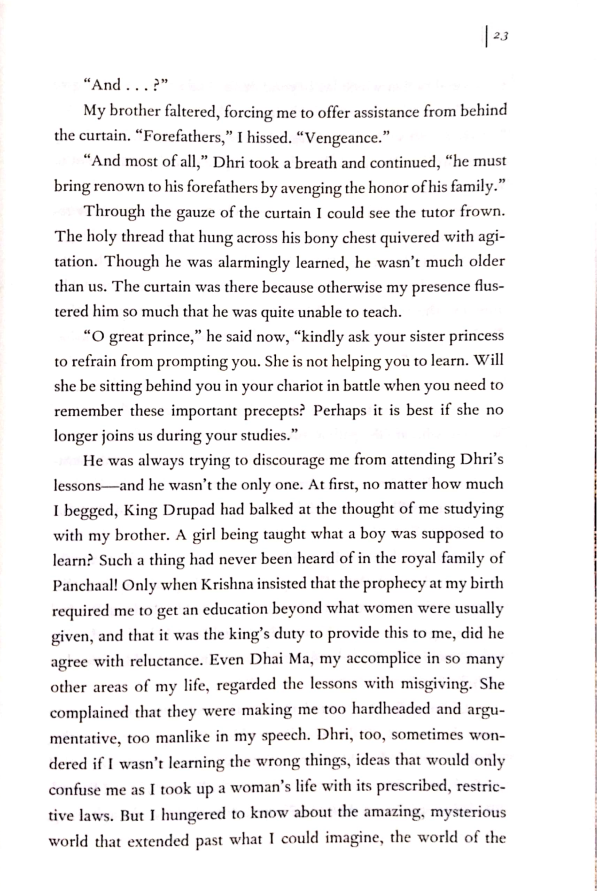
#> input picture page.png, 600 x 891 px, found by its file name
$ python labellingcontours.py   (older library calls are emulated)
#> lines starting #> are read from the running program, lines starting #| are printed output that depends on the picture; after the words box and inside, x2 and y2 are one past the last pixel; in counts of white or black regions, pixels touching at a corner belong together
import numpy as np
import cv2
import pytesseract

THRESHOLD = 200

im=cv2.imread("/home/saujanya/OCR/practice/final/page.png")
#> im is the input picture: shape (891, 600, 3); mean B, G, R 238.1, 237.8, 239.1
imgray = cv2.cvtColor(im, cv2.COLOR_BGR2GRAY)
cv2.imshow('imgray', imgray)
img=im.copy()
#blur=cv2.GaussianBlur(imgray,(5,5),0)
#cv2.imshow('blur', blur)

ret, thresh = cv2.threshold(imgray, THRESHOLD, 255, cv2.THRESH_BINARY)
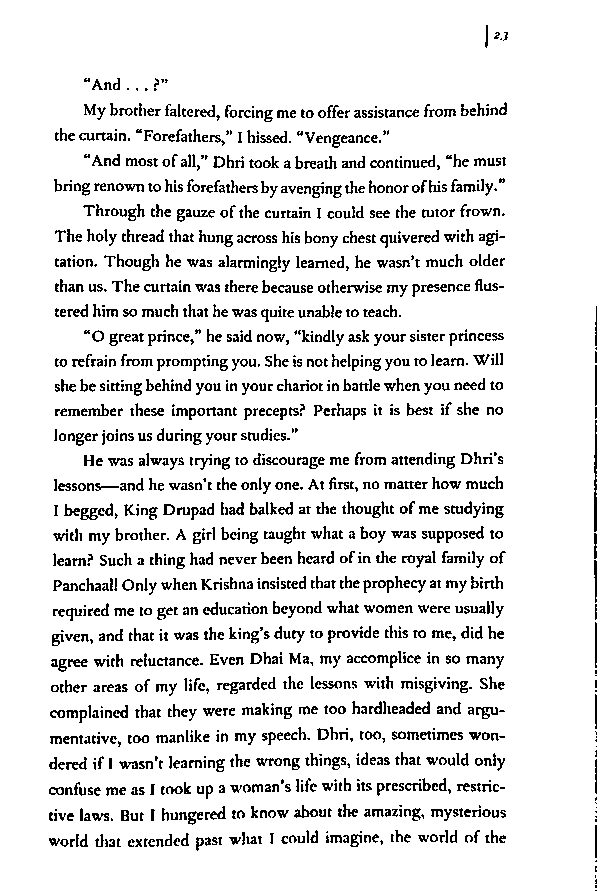
#> thresh: shape (891, 600); 89.7% white; black in thin lines or dots, all inside (x1, y1, x2, y2) = (49, 25, 597, 891)
#> ret = 200
cv2.imshow('thresh', thresh)
thresh_inv=cv2.bitwise_not(thresh)
cv2.imshow('thresh_inv', thresh_inv)

#for line
kernel = np.ones((1,3), np.uint8)
kernel2 = np.ones((1,4), np.uint8)
temp_img = cv2.morphologyEx(thresh_inv,cv2.MORPH_CLOSE,kernel2,iterations=20)
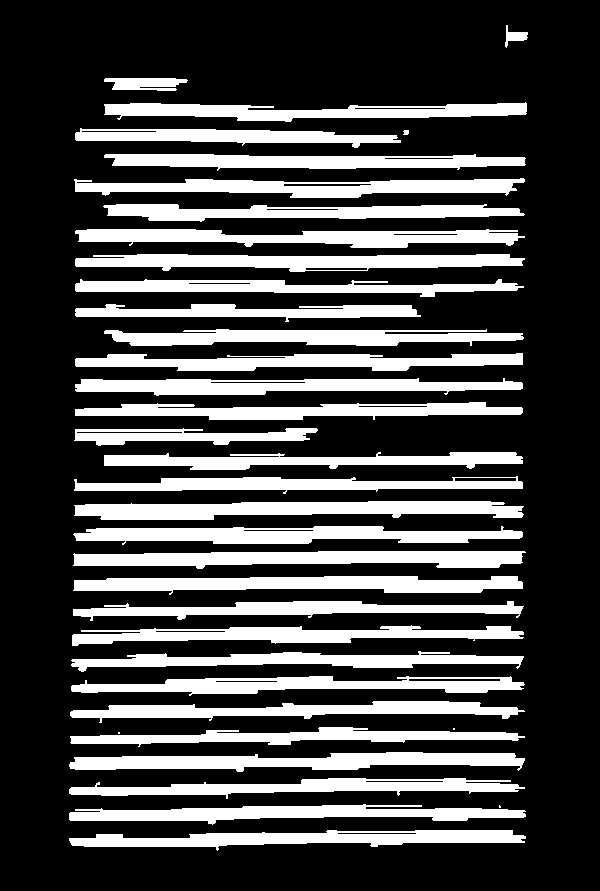
#> temp_img: shape (891, 600); 27.6% white; 36 white regions (3 under 20 px), largest, box (x1, y1, x2, y2) and area: (74, 501, 524, 520) 6048, (73, 551, 526, 569) 5879, (73, 576, 523, 595) 5701
word_img = cv2.dilate(temp_img,kernel,iterations=40)
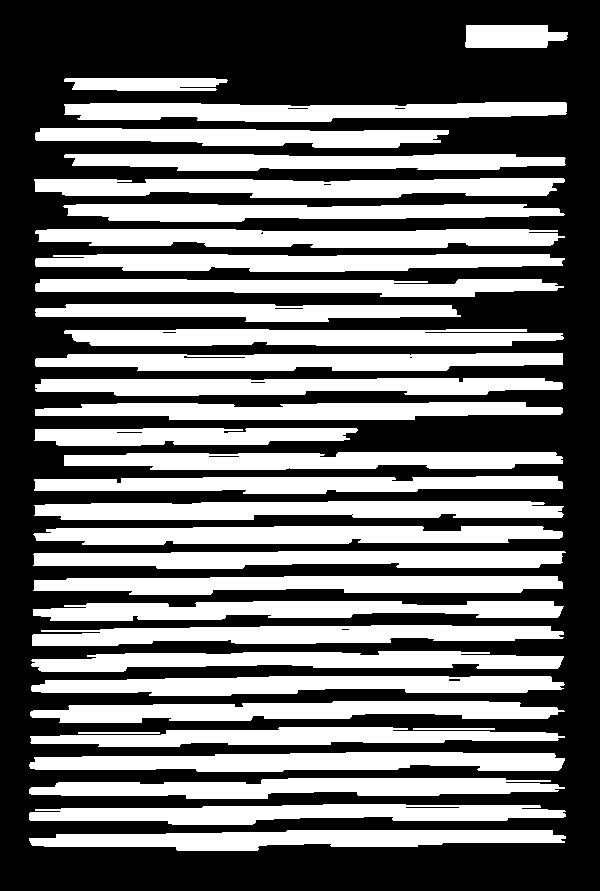
#> word_img: shape (891, 600); 42.3% white; 34 white regions
(_, contours,_) = cv2.findContours(word_img .copy(),cv2.RETR_EXTERNAL, cv2.CHAIN_APPROX_SIMPLE)
#> contours = 34 contours; largest, box (x1, y1, x2, y2) and area: (29, 752, 565, 772) 7779, (35, 229, 565, 248) 7757, (34, 501, 564, 520) 7725, (34, 178, 565, 198) 7684, (33, 526, 563, 545) 7650
print ("Number of contours detected = %d" % len(contours))
#| Number of contours detected = 34

'''
#for paragraph
kernel = np.ones((3,3), np.uint8)
par_img = cv2.dilate(thresh_inv,kernel,iterations=40)
(_,contours, _) = cv2.findContours(par_img.copy(), cv2.RETR_EXTERNAL,cv2.CHAIN_APPROX_SIMPLE)
'''

cv2.drawContours(im.copy(), contours, -1, (1, 70, 255), 2)
contours=contours[::-1]
i=0
st=""
for cnt in contours:
    x,y,w,h=cv2.boundingRect(cnt)
    cv2.rectangle(img,(x-1,y-5),(x+w,y+h),(0,255,0),1)
    cv2.putText(img, str(i),(x-15,y+12),cv2.FONT_HERSHEY_SCRIPT_SIMPLEX,0.3,(0,0,0),1,cv2.LINE_AA)
    i=i+1
    extract=im[y:y+h , x:x+w]
#> (the run stopped early here; a loop or call above may not have finished)

$ run again, with 1.jpg saved as page.png
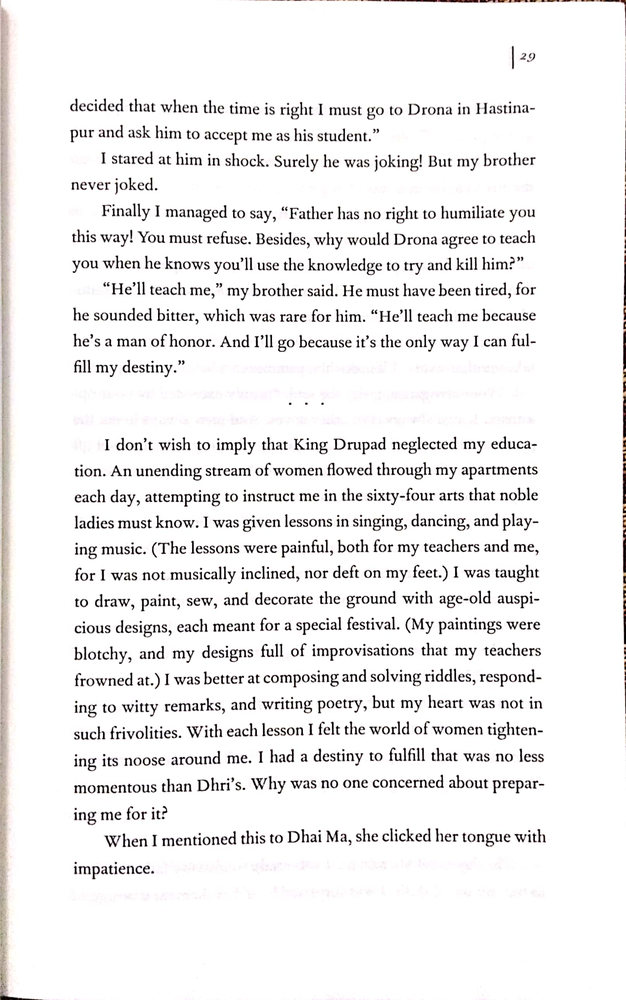
#> input picture 1.jpg, 626 x 1000 px, shrunk from 1616 x 2580 before the run, found by its file name
#> im is the input picture: shape (1000, 626, 3); mean B, G, R 238.6, 238.5, 239.5
#> `ret, thresh = cv2.threshold(imgray, THRESHOLD, 255, cv2.THRESH_BINARY)`:
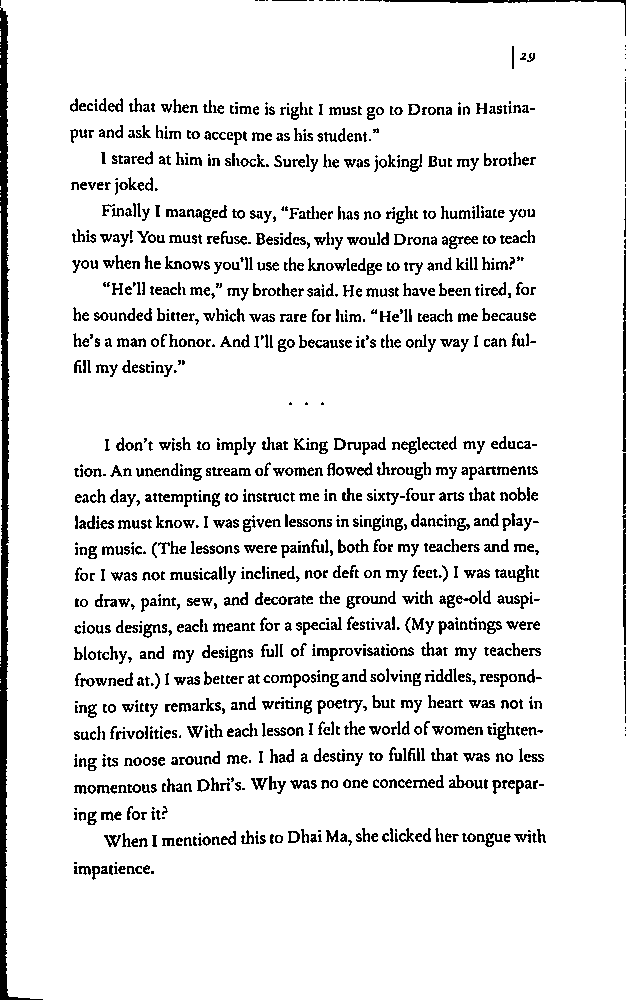
#> thresh: shape (1000, 626); 90.4% white; black in thin lines or dots
#> ret = 200
#> thresh_inv: shape (1000, 626); 9.6% white in thin lines or dots
#> temp_img: shape (1000, 626); 26% white; 38 white regions (1 under 20 px), largest, box (x1, y1, x2, y2) and area: (0, 7, 63, 1000) 27237, (125, 436, 557, 455) 5968, (95, 513, 559, 532) 5957
#> `word_img = cv2.dilate(temp_img,kernel,iterations=40)`:
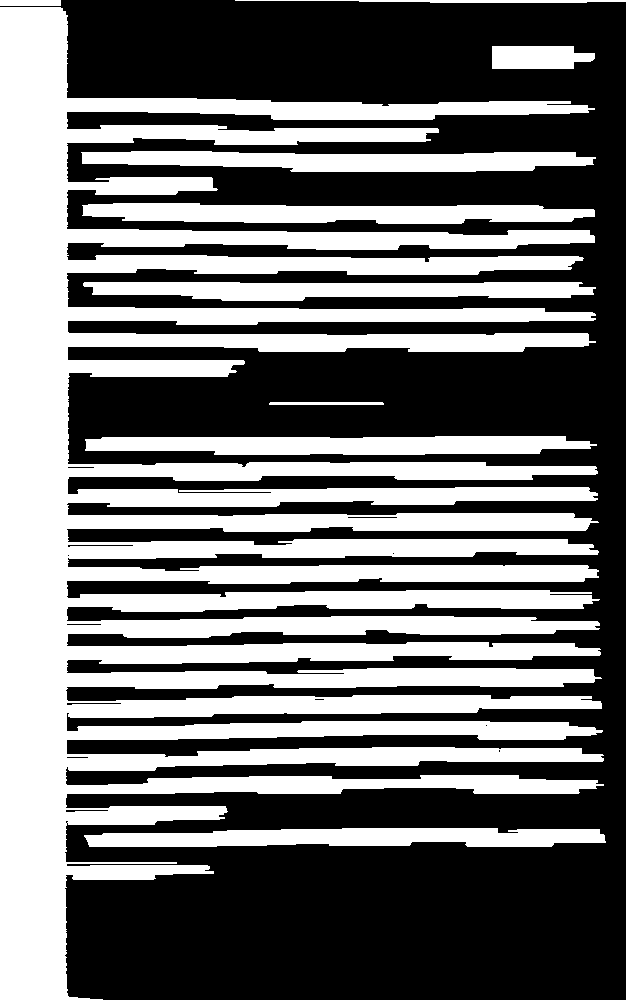
#> word_img: shape (1000, 626); 43.4% white; 10 white regions
#> contours = 10 contours; largest, box (x1, y1, x2, y2) and area: (0, 7, 604, 1000) 216130, (82, 203, 595, 224) 7716, (85, 436, 597, 455) 7580, (81, 151, 596, 172) 7530, (84, 828, 606, 847) 7466
#| Number of contours detected = 10
